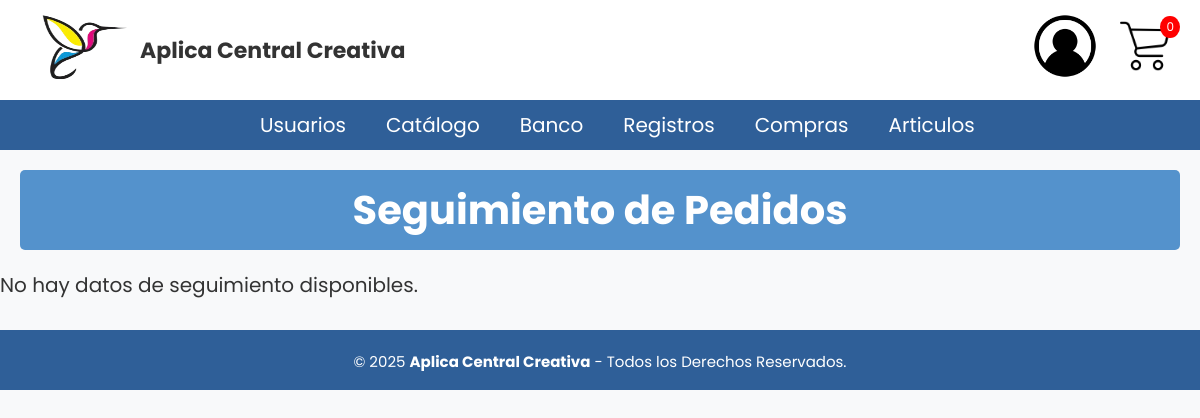
Page /Pedido/seguimiento_pedido.php (signed in) on the earlier database version.
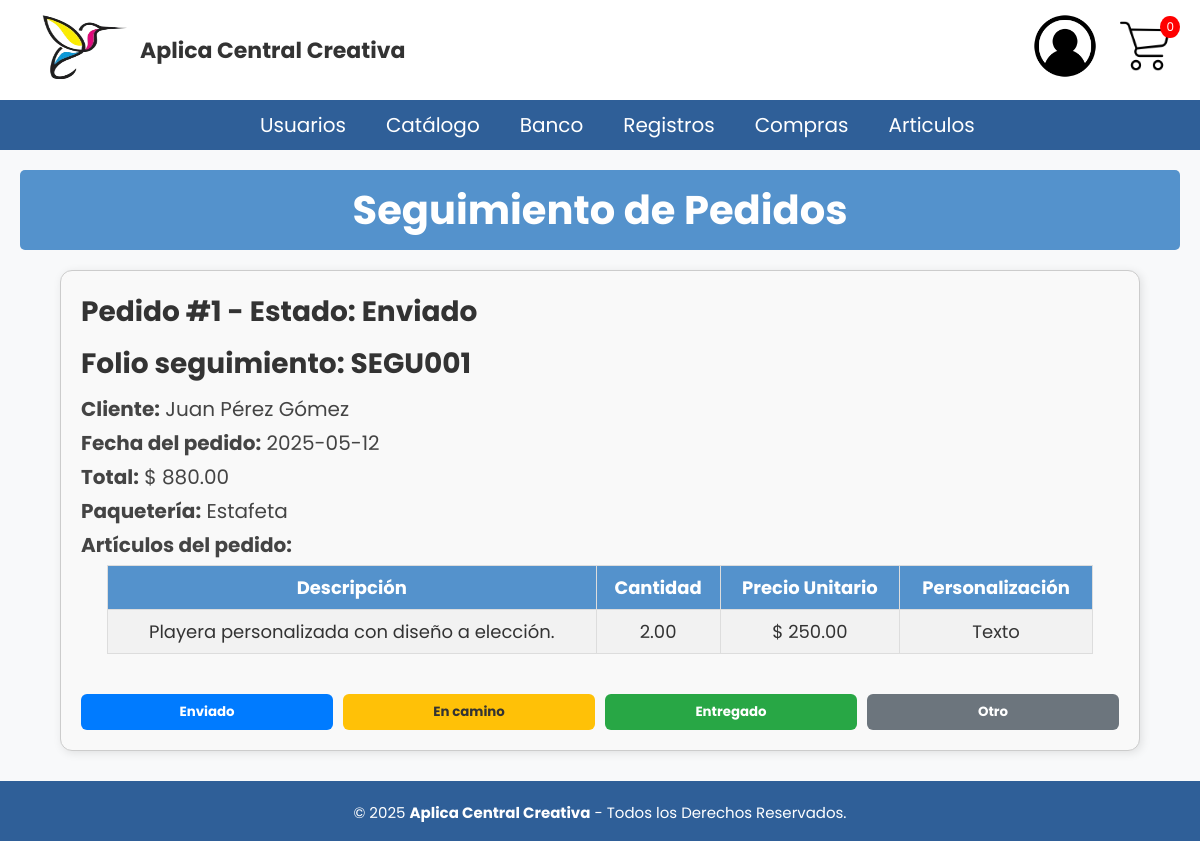
Same page on the later database version.
### tables this page shows
CREATE TABLE seguimiento_pedido(
id_seguimiento_pedido VARCHAR(35) NOT NULL PRIMARY KEY,
id_pedido INT NOT NULL,
id_cliente INT NOT NULL,
Estado ENUM('Enviado','En camino','Entregado','Otro') NOT NULL,
CONSTRAINT fk_seguimiento_pedido FOREIGN KEY (id_pedido) REFERENCES pedido(id_pedido),
CONSTRAINT fk_seguimiento_cliente FOREIGN KEY (id_cliente) REFERENCES cliente(id_cliente)
);

CREATE TABLE pedido(
id_pedido INT NOT NULL PRIMARY KEY AUTO_INCREMENT,
id_envio INT NOT NULL,
id_paqueteria INT,
id_carrito INT NOT NULL,
iva DECIMAL(6,2),
ieps DECIMAL(2),
id_direccion INT,
precio_total_pedido DECIMAL(6,2) NOT NULL,
fecha_pedido DATE NOT NULL,
CONSTRAINT fk_pedido_envio FOREIGN KEY (id_envio) REFERENCES envio(id_envio),
CONSTRAINT fk_pedido_paqueteria FOREIGN KEY (id_paqueteria) REFERENCES paqueteria(id_paqueteria),
CONSTRAINT fk_pedido_carrito FOREIGN KEY (id_carrito) REFERENCES carrito(id_carrito),
CONSTRAINT fk_pedido_direccion FOREIGN KEY (id_direccion) REFERENCES direccion(id_direccion)
);

CREATE TABLE paqueteria(
id_paqueteria INT NOT NULL PRIMARY KEY AUTO_INCREMENT,
nombre_paqueteria VARCHAR(50) NOT NULL,
descripcion VARCHAR(50) NOT NULL,
fecha DATETIME NOT NULL
);

CREATE TABLE tabla_reporte(
id_tabla_reporte INT NOT NULL PRIMARY KEY AUTO_INCREMENT,
id_seguimiento_pedido VARCHAR(35) NOT NULL,
nom_persona VARCHAR(50) NOT NULL,
apellido_paterno VARCHAR(20) NOT NULL,
apellido_materno VARCHAR(20) NOT NULL,
id_envio INT NOT NULL,
tipo_envio ENUM('Domicilio','Punto de Entrega') NOT NULL,
id_articulo VARCHAR(5) NOT NULL,
descripcion TEXT NOT NULL,
cantidad DECIMAL(6,2) NOT NULL,
precio DECIMAL(6,2) NOT NULL,
importe DECIMAL(10,2) NOT NULL,
personalizacion ENUM('Icono','Texto','Imagen'),
id_pedido INT NOT NULL,
iva DECIMAL(6,2) NOT NULL,
ieps DECIMAL(2) DEFAULT 0,
precio_total_pedido DECIMAL(6,2) NOT NULL,
fecha_pedido DATE NOT NULL
);

### Pedido/seguimiento_pedido.php (the view, shortened to what this page needs)
<?php
include('../BD/ConexionBD.php');
include('../BD/ConexionBD.php');
include('../Nav/header.php');
$id_rol = $_SESSION['id_rol'];
$sql = "SELECT
    sp.id_seguimiento_pedido,
    sp.id_pedido,
    sp.Estado,
    CONCAT(c.nom_persona, ' ', c.apellido_paterno, ' ', c.apellido_materno) AS cliente,
    p.fecha_pedido,
    p.precio_total_pedido,
    p.id_carrito,
    paq.nombre_paqueteria,
    d.calle,
    d.num_ext,
    d.colonia,
    d.ciudad,
    d.estado
FROM seguimiento_pedido sp
INNER JOIN cliente c ON sp.id_cliente = c.id_cliente
INNER JOIN pedido p ON sp.id_pedido = p.id_pedido
LEFT JOIN paqueteria paq ON p.id_paqueteria = paq.id_paqueteria
LEFT JOIN direccion d ON p.id_direccion = d.id_direccion";
$sql .= " ORDER BY sp.id_seguimiento_pedido DESC";
$result = $conn->query($sql);
?>
<!DOCTYPE html>
<html>
<head>
</head>
<body>
<h1 class="titulo">Seguimiento de Pedidos</h1>
<?php
if ($result && $result->num_rows > 0) {
    while ($row = $result->fetch_assoc()) {
        echo "<div class='card'>";
        echo "<h3>Pedido #{$row['id_pedido']} - Estado: {$row['Estado']}</h3>";
        echo "<h3>Folio seguimiento: {$row['id_seguimiento_pedido']}</h3>";
        echo "<p><strong>Cliente:</strong> {$row['cliente']}</p>";
        echo "<p><strong>Fecha del pedido:</strong> {$row['fecha_pedido']}</p>";
        echo "<p><strong>Total:</strong> $ {$row['precio_total_pedido']}</p>";
        if (!empty($row['nombre_paqueteria'])) {
            echo "<p><strong>Paquetería:</strong> {$row['nombre_paqueteria']}</p>";
        } else {
            echo "<p><strong>Envío a domicilio:</strong> {$row['calle']} {$row['num_ext']}, {$row['colonia']}, {$row['ciudad']}, {$row['estado']}</p>";
        }
        $sql_articulos = "SELECT descripcion, cantidad, precio, personalizacion
                          FROM tabla_reporte
                          WHERE id_pedido = ?";
        $stmt_articulos = $conn->prepare($sql_articulos);
        $stmt_articulos->bind_param("i", $row['id_pedido']);
        $stmt_articulos->execute();
        $res_articulos = $stmt_articulos->get_result();
        echo "<p><strong>Artículos del pedido:</strong></p>";
        if ($res_articulos && $res_articulos->num_rows > 0) {
            echo "<table class='tabla_forma_pago'>";
            echo "<tr>
                    <th>Descripción</th>
                    <th>Cantidad</th>
                    <th>Precio Unitario</th>
                    <th>Personalización</th>
                  </tr>";
            while ($art = $res_articulos->fetch_assoc()) {
                echo "<tr>";
                echo "<td>{$art['descripcion']}</td>";
                echo "<td>{$art['cantidad']}</td>";
                echo "<td>$ {$art['precio']}</td>";
                echo "<td>" . (!empty($art['personalizacion']) ? $art['personalizacion'] : 'N/A') . "</td>";
                echo "</tr>";
            }
            echo "</table>";
        } else {
            echo "<p>No hay artículos registrados para este pedido.</p>";
        }
        if ($id_rol == 2): ?>
        <?php endif;
        if ($id_rol != 2) {
            echo "<form method='POST' class='form_s'>";
            echo "<button type='submit' name='nuevo_estado' value='Enviado' class='btn-estado btn-enviado'>Enviado</button>";
            echo "<button type='submit' name='nuevo_estado' value='En camino' class='btn-estado btn-en-camino'>En camino</button>";
            echo "<button type='submit' name='nuevo_estado' value='Entregado' class='btn-estado btn-entregado'>Entregado</button>";
            echo "<button type='submit' name='nuevo_estado' value='Otro' class='btn-estado btn-otro'>Otro</button>";
            echo "</form>";
        }
        echo "</div>";
    }
} else {
    echo "<p>No hay datos de seguimiento disponibles.</p>";
}
?>
<?php include('../Nav/footer.php'); ?>
</body>
</html>

### BD/ConexionBD.php (shortened to what this page needs)
<!DOCTYPE html>
<html lang="en">
<head>
</head>
<body>
</body>
</html>

### BD/ConexionBDB.php (shortened to what this page needs)
<!DOCTYPE html>
<html lang="en">
<head>
</head>
<body>
</body>
</html>

### Nav/header.php (shortened to what this page needs)
<?php
include('../BD/ConexionBD.php');
include('../BD/ConexionBDB.php');
$id_usuario = $_SESSION['id_usuario'];
$id_rol = $_SESSION['id_rol'];
$menus = [
    1 => [
        "Usuarios" => "../Usuarios\Usuarios.php",
        "Catálogo" => "../Home/Home.php",
        "Banco" => [
            "Clientes" => "../Banco_Usuarios\Usuarios_B.php",
            "Bancos" => "../Bancos\Bancos.php"
        ],
        "Registros" => "../Ventas/Resumen_detalle.php",
        "Compras" => "../Pedido/seguimiento_pedido.php",
        "Articulos" => "../Articulos/agregar_articulo.php"
    ],
    2 => [
        "Mis pedidos" => "../Pedido/seguimiento_pedido.php",
        "" => [
            "" => "",
           "" => ""
        ],
        "" => "",
    ],
    3 => [
         "Pedidos" => "../Pedido/seguimiento_pedido.php",
    ]
];
$queryCliente = "SELECT id_cliente
FROM cliente WHERE id_usuario = ?";
$stmtCliente = $conn->prepare($queryCliente);
$stmtCliente->bind_param('i', $id_usuario);
$stmtCliente->execute();
$resultCliente = $stmtCliente->get_result();
$cliente = $resultCliente->fetch_assoc();
$id_cliente = $cliente['id_cliente'] ?? null;
$sql_carrito = "SELECT id_carrito FROM carrito WHERE id_cliente = ?";
$stmt = $conn->prepare($sql_carrito);
$stmt->bind_param("i", $id_cliente);
$stmt->execute();
$result = $stmt->get_result();
$row = $result->fetch_assoc();
$id_carrito = $row['id_carrito'] ?? null;
$sql_sum_cantidad = "SELECT SUM(cantidad) AS total_cantidad FROM detalle_carrito WHERE id_carrito = ?";
$stmt = $conn->prepare($sql_sum_cantidad);
$stmt->bind_param("i", $id_carrito);
$stmt->execute();
$result = $stmt->get_result();
$total_cantidad = 0;
if ($row = $result->fetch_assoc()) {
    $total_cantidad = $row['total_cantidad'] ?? 0;
}
?>
<!DOCTYPE html>
<html lang="es">
<head>
    <link rel="stylesheet" href="../CSS/cabecera.css" type="text/css">
    <link rel="stylesheet" href="../CSS/menu.css" type="text/css">
    <link rel="stylesheet" href="../CSS/pie_pagina.css" type="text/css">
    <link rel="stylesheet" href="../CSS/tablas_boton.css" type="text/css">
    <link rel="stylesheet" href="../CSS/formularios.css" type="text/css">
    <link rel="stylesheet" href="../CSS/departamentos.css" type="text/css">
    <link rel="stylesheet" href="../CSS/cabecera2.css" type="text/css">
    <link rel="stylesheet" href="../CSS/Detalle_Producto.css" type="text/css">
    <link rel="stylesheet" href="../CSS/Carrito.css" type="text/css">
    <link rel="stylesheet" href="../CSS/direccion.css" type="text/css">
    <link rel="stylesheet" href="../CSS/Perfil.css" type="text/css">
    <link rel="stylesheet" href="../CSS/Tarjetas.css" type="text/css">
    <link rel="stylesheet" href="../CSS/Confirmar_pedido.css" type="text/css">
    <link rel="stylesheet" href="../CSS/reporte_ventas.css" type="text/css">
    <link rel="stylesheet" href="../CSS/seguimiento_pedido.css" type="text/css">
</head>
<body>
<header class="cabecera_p">
    <div class="cabecera">
        <div class="logo-nombre">
            <a href="../Home/Home.php">
                <img src="../Imagenes/acc_logo.png" class="img-logo" alt="Logo">
            </a>
            <h1 class="nom_sis">Aplica Central Creativa</h1>
        </div>
<div class="user-carrito-wrapper">
<div class="user-menu-container">
    <div class="user-icon-wrapper" onclick="toggleMenu()">
        <img src="../Imagenes/avatar.png" alt="Usuario" class="user-icon">
    </div>
</div>
        <div class="centro-cabecera">
    <?php if ($id_rol != 3): ?>
    <div class="carrito-icono">
        <a href="../Carrito/carrito.php">
            <img src="../Imagenes/carrito.png" alt="Carrito" class="carrito-img">
            <span id="contador-carrito"><?php echo intval($total_cantidad); ?></span>
        </a>
    </div>
<?php endif; ?>
</div>
    </div>
    </div>
    <div class="header">
        <ul class="nav">
            <?php
            if ($id_rol && isset($menus[$id_rol])) {
                foreach ($menus[$id_rol] as $nombre => $url) {
                    if (is_array($url)) {
                        echo "<li><a href='#'>$nombre</a><ul class='submenu'>";
                        echo "</ul></li>";
                    } else {
                        echo "<li><a href='$url'>$nombre</a></li>";
                    }
                }
            } else {
                echo "<li><a href='#'>Acceso Denegado</a></li>";
            }
            ?>
        </ul>
    </div>
</header>
</body>
</html>

### Nav/footer.php
<footer class="pie-pagina">
        <div class="grupo-2">
            <small>&copy; 2025 <b>Aplica Central Creativa</b> - Todos los Derechos Reservados.</small>
        </div>
    </footer>

### CSS/cabecera.css (style rules this page uses)
html { font-size: 20px; overflow-y: auto; font-family: 'Poppins', sans-serif; }
.cabecera { display: flex; justify-content: space-between; align-items: center; height: 100px; width: 100%; background-color: #ffffff; padding: 0 30px; }
.logo-nombre { display: flex; align-items: center; gap: 10px; }
.img-logo { height: 90px; width: 100px; }
.nom_sis { font-size: 22px; font-weight: bold; color: #333; margin: 0; }
.user-carrito-wrapper { display: flex; align-items: center; gap: 20px; }
.carrito-icono { position: relative; cursor: pointer; }
.carrito-img { width: 50px; height: 50px; }
#contador-carrito { position: absolute; top: -5px; right: -10px; background-color: red; color: white; font-size: 12px; padding: 2px 6px; border-radius: 50%; }
.user-menu-container { position: relative; }
.user-icon-wrapper { cursor: pointer; }
.user-icon { width: 70px; height: 70px; border-radius: 50%; object-fit: cover; transition: transform 0.2s ease; }

### CSS/menu.css (style rules this page uses)
* { padding: 0px; margin: 0px; }
.header { margin: auto; width: 100%; background-color: #2f5f98; }
ul, ol { list-style: none; }
.nav { display: flex; margin-left: 20%; }
.nav > li { position: relative; float: left; }
.nav li a { background-color: #2f5f98; color: #fff; text-decoration: none; padding: 10px 20px; display: block; }

### CSS/pie_pagina.css (style rules this page uses)
.pie-pagina { width: 100%; margin-top: 30px; }
.pie-pagina .grupo-2 { background-color: #2f5f98; padding: 15px 10px; text-align: center; color: #fff; }
.pie-pagina .grupo-2 small { font-size: 15px; }

### CSS/tablas_boton.css (style rules this page uses)
.titulo { background-color: #5492cc; color: white; padding: 10px 20px; border: none; border-radius: 5px; cursor: pointer; font-family: 'Poppins', sans-serif; margin-left: 20px; margin-top: 20px; margin-right: 20px; }
a { text-decoration: underline; color: rgb(0, 0, 0); }

### CSS/formularios.css (style rules this page uses)
.titulo { background-color: #5492cc; color: white; padding: 10px 20px; border: none; border-radius: 5px; cursor: pointer; font-family: 'Poppins', sans-serif; margin-left: 20px; margin-top: 20px; margin-bottom: 20px; margin-right: 20px; }
* { font-family: 'Poppins', sans-serif; margin: 0; padding: 0; box-sizing: border-box; }

### CSS/departamentos.css (style rules this page uses)
a { text-decoration: underline; color: purple; }

### CSS/cabecera2.css (style rules this page uses)
* { padding: 0px; margin: 0px; }
.header { margin: auto; width: 100%; background-color: #2f5f98; }
ul, ol { list-style: none; }
.nav { display: flex; margin-left: 20%; height: 50px; }
.nav > li { position: relative; float: left; }
.nav li a { background-color: #2f5f98; color: #fff; text-decoration: none; padding: 10px 20px; display: block; }
h1, h2 { color: #000000; }
table { width: 100%; margin-bottom: 20px; border-collapse: collapse; }
table, th, td { border: 1px solid #ddd; }
th, td { padding: 10px; text-align: left; }

### CSS/Carrito.css (style rules this page uses)
body { font-family: 'Segoe UI', Tahoma, Geneva, Verdana, sans-serif; background-color: #f4f4f9; color: #000000; }
h1 { text-align: center; margin-bottom: 30px; color: #000000; }
th, td { padding: 12px 15px; text-align: center; vertical-align: middle; }
tbody tr { border-bottom: 1px solid #eee; }

### CSS/direccion.css (style rules this page uses)
body { font-family: 'Segoe UI', Tahoma, Geneva, Verdana, sans-serif; background-color: #f4f4f9; color: #000000; }
h1 { text-align: center; margin-bottom: 30px; color: #000000; }
h3 { color: #000000; margin-bottom: 10px; }

### CSS/Tarjetas.css (style rules this page uses)
table { width: 95%; margin: 0 auto 40px auto; border-collapse: collapse; font-family: Arial, sans-serif; }
table th, table td { padding: 8px 10px; border: 1px solid #ddd; text-align: center; font-size: 0.9rem; }
table tbody tr:nth-child(even) { background-color: #f2f2f2; }
.tabla_forma_pago { width: 95%; margin: 0 auto 40px auto; border-collapse: collapse; font-family: Arial, sans-serif; }
.tabla_forma_pago th { background-color: #5492cc; color: white; }
.tabla_forma_pago th, .tabla_forma_pago td { padding: 8px 10px; border: 1px solid #ddd; text-align: center; font-size: 0.9rem; }
.tabla_forma_pago tbody tr:nth-child(even) { background-color: #f2f2f2; }

### CSS/confirmar_pedido.css (style rules this page uses)
body { font-family: 'Segoe UI', Tahoma, Geneva, Verdana, sans-serif; background-color: #f4f4f9; color: #000000; margin: 0; padding: 0; }
h1 { text-align: center; color: #000000; margin-top: 20px; }

### CSS/reporte_ventas.css (style rules this page uses)
body { font-family: Arial, sans-serif; background-color: #f8f9fa; color: #333; }

Differences in the rows shown:
added seguimiento_pedido: id_pedido "1", Estado "Enviado", id_seguimiento_pedido "SEGU001", cliente "Juan Pérez Gómez", id_pedido.fecha_pedido "2025-05-12", id_pedido.precio_total_pedido "880.00", paqueteria.nombre_paqueteria "Estafeta"
added tabla_reporte: descripcion "Playera personalizada con diseño a elección.", cantidad "2.00", precio "250.00", personalizacion "Texto"
Other differences:
text no longer shown: "No hay datos de seguimiento disponibles."
